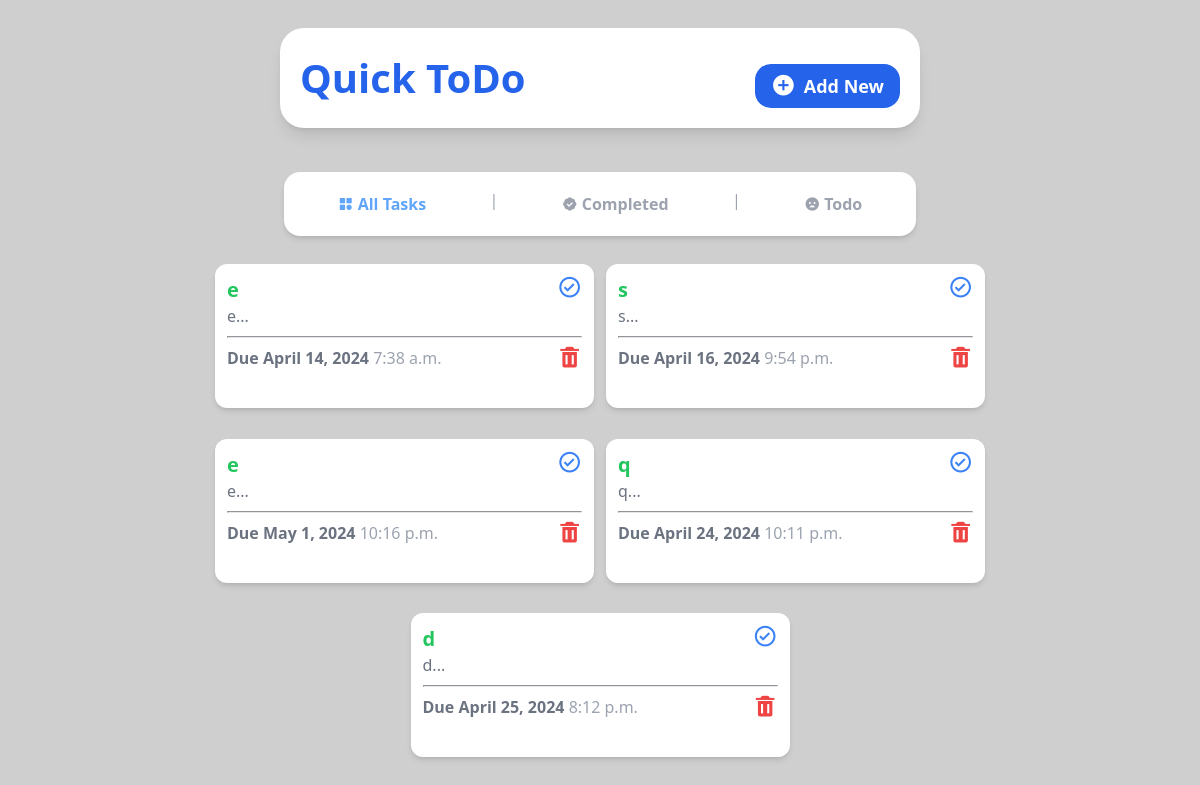
The page / on the database its author committed.
### base/models.py (models this page shows, shortened)
class Task(models.Model):
    title=models.CharField(max_length=35)
    description=models.TextField(null=True,blank=True)
    due_date=models.DateField()
    due_time=models.TimeField()
    completed=models.BooleanField(default=False)

### base/views.py (the view)
# urls.py: path('',views.home, name='home'),
def home(request):
    tasks=Task.objects.all()
    return render(request,'index.html',{'tasks':tasks})

### templates/index.html
{% include "base.html" %}
{% include "home_nav.html" %}
   {% block content %}
   <section
   class="flex flex-1 flex-wrap justify-center gap-3 bg-[#fff0] w-10/12 md:w-11/12 h-full mb-3 rounded-2xl p-3 overflow-y-auto scrollbar-hide">
 {% for task in tasks %}
 {% if task.completed %}
<div
 class="w-[355px] flex flex-col shadow-md bg-white h-[120px] rounded-xl p-3" >
 <div class="flex flex-row justify-between">
   <div>
     <a href="{% url 'task_detail' task.id %}">
       <h1
         class="text-green-500 font-semibold text-xl italic line-through"
       >
         {{task.title}}
       </h1>
     </a>
     <p class="text-gray-500 text-md">
      {{task.description | slice:":35" }}
     </p>
   </div>
   <a href="{% url 'toggle_complete' task.id %}">
     <i class="bx bxs-check-circle bx-sm text-green-500"></i>
   </a>
 </div>
 <hr class="border-t border-gray-200 my-2" />
 <div class="flex flex-row justify-between">
   <h2 class="text-blue-400 font-bold">
     Completed <i class="bx bxs-badge-check"></i>
   </h2>
   <a href="{% url 'delete_task' task.id  %}">
     <i class="bx bxs-trash bx-sm text-red-500"></i>
   </a>
 </div>
</div>
{% else %}
<div class="w-[355px] flex flex-col shadow-md bg-white h-[120px] rounded-xl p-3">
 <div class="flex flex-row justify-between">
   <div>
     <a href="{% url 'task_detail' task.id %}">
       <h1 class="text-green-500 font-semibold text-xl">
         {{task.title}}
       </h1>
     </a>
     <p class="text-gray-500 text-md">
        {{task.description | slice:":35"}}...
     </p>
   </div>
   <a href="{% url 'toggle_complete' task.id %}">
     <i class="bx bx-check-circle bx-sm text-blue-500"></i>
   </a>
 </div>
 <hr class="border-t border-gray-200 my-2" />
 <div class="flex flex-row justify-between">
   <h2 class="text-gray-500 font-bold">
     Due {{task.due_date}} <span class="font-medium text-gray-400">{{task.due_time}}</span>
   </h2>
   <a href=".{% url 'delete_task' task.id %}">
     <i class="bx bxs-trash bx-sm text-red-500"></i>
   </a>
 </div>
</div>
{% endif %}
 {% endfor %}
 </section>
{% endblock content %}

### templates/base.html (shortened to what this page needs)
{% load static %}
<!DOCTYPE html>
<html lang="en">
  <head>
    <link
      href="https://unpkg.com/boxicons@2.1.4/css/boxicons.min.css"
      rel="stylesheet"
    />
    <link rel="stylesheet" href="{% static 'style.css' %}"/>
  </head>
  <body
    class="bg-[#cfcfcf] flex flex-col items-center justify-center gap-4 h-screen"
  >
    <header
      class="bg-white shadow-lg w-10/12 h-auto rounded-3xl flex flex-col sm:flex-row justify-between items-center p-5 m-7 md:w-3/6"
    >
    <a href="{% url 'home' %}">
      <h1 class="text-blue-600 font-bold text-[40px]">Quick ToDo</h1>
      <a
        class="bg-blue-600 py-2 px-4 text-white font-semibold rounded-2xl text-lg mt-4 flex items-center gap-2"
        href="{% url 'add_task' %}"
        ><i class="bx bxs-plus-circle bx-sm"></i> Add New</a
      >
    </header>
  </body>
</html>

### templates/home_nav.html
<nav
class="bg-white transition-all-[1s] shadow-md w-10/12 rounded-2xl h-auto p-4 flex flex-row justify-around md:w-3/6"
>
<a
  href="{% url 'home' %}"
  class="text-blue-400 transition duration-300 ease-out hover:ease-in hover:text-blue-500 font-semibold py-1 px-3 flex items-center gap-1"
  ><i class="bx bxs-category"></i>All Tasks</a
>
<span class="text-gray-400">|</span>
<a
  href="{% url 'completed' %}"
  class="font-semibold text-gray-400 py-1 px-3 flex items-center gap-1"
  ><i class="bx bxs-badge-check"></i>Completed</a
>
<span class="text-gray-400">|</span>
<a
  href="{% url 'left' %}"
  class="font-semibold text-gray-400 py-1 px-3 flex items-center gap-1"
  ><i class="bx bxs-sad"></i>Todo</a
>
</nav>

### rows shown on the page
Task: title "e", description "e", due_date "April 14, 2024", due_time "7:38 a.m."
Task: title "s", description "s", due_date "April 16, 2024", due_time "9:54 p.m."
Task: title "e", description "e", due_date "May 1, 2024", due_time "10:16 p.m."
Task: title "q", description "q", due_date "April 24, 2024", due_time "10:11 p.m."
Task: title "d", description "d", due_date "April 25, 2024", due_time "8:12 p.m."
